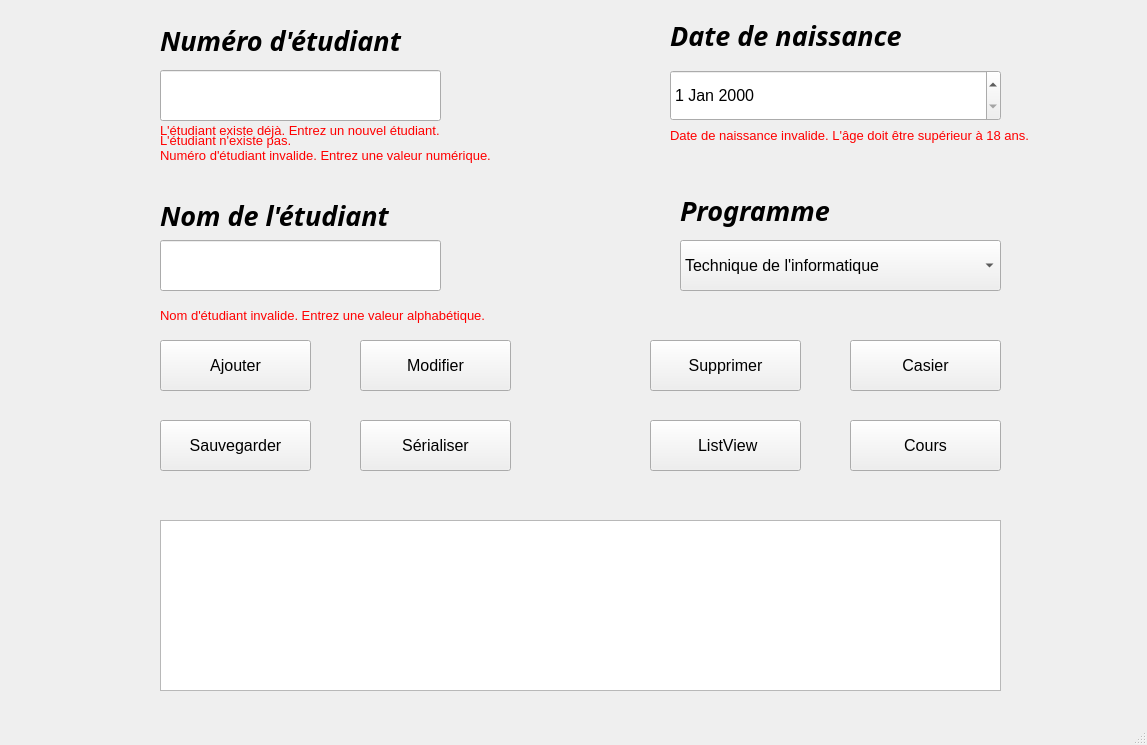
<?xml version="1.0" encoding="UTF-8"?>
<ui version="4.0">
 <class>MainWindow</class>
 <widget class="QMainWindow" name="MainWindow">
  <property name="geometry">
   <rect>
    <x>0</x>
    <y>0</y>
    <width>1147</width>
    <height>745</height>
   </rect>
  </property>
  <property name="windowTitle">
   <string>MainWindow</string>
  </property>
  <widget class="QWidget" name="centralwidget">
   <widget class="QPushButton" name="pushButton_ajouter">
    <property name="geometry">
     <rect>
      <x>160</x>
      <y>340</y>
      <width>151</width>
      <height>51</height>
     </rect>
    </property>
    <property name="font">
     <font>
      <pointsize>12</pointsize>
     </font>
    </property>
    <property name="text">
     <string>Ajouter</string>
    </property>
   </widget>
   <widget class="QLabel" name="label_numero">
    <property name="geometry">
     <rect>
      <x>160</x>
      <y>25</y>
      <width>271</width>
      <height>31</height>
     </rect>
    </property>
    <property name="font">
     <font>
      <family>Agency FB</family>
      <pointsize>20</pointsize>
      <weight>75</weight>
      <italic>true</italic>
      <bold>true</bold>
     </font>
    </property>
    <property name="text">
     <string>Numéro d'étudiant</string>
    </property>
   </widget>
   <widget class="QLineEdit" name="lineEdit_numero">
    <property name="geometry">
     <rect>
      <x>160</x>
      <y>70</y>
      <width>281</width>
      <height>51</height>
     </rect>
    </property>
    <property name="font">
     <font>
      <pointsize>12</pointsize>
      <italic>true</italic>
     </font>
    </property>
   </widget>
   <widget class="QTextBrowser" name="textBrowser_afficher">
    <property name="geometry">
     <rect>
      <x>160</x>
      <y>520</y>
      <width>841</width>
      <height>171</height>
     </rect>
    </property>
   </widget>
   <widget class="QLineEdit" name="lineEdit_nom">
    <property name="geometry">
     <rect>
      <x>160</x>
      <y>240</y>
      <width>281</width>
      <height>51</height>
     </rect>
    </property>
    <property name="font">
     <font>
      <pointsize>12</pointsize>
      <italic>true</italic>
     </font>
    </property>
   </widget>
   <widget class="QLabel" name="label_nom">
    <property name="geometry">
     <rect>
      <x>160</x>
      <y>200</y>
      <width>271</width>
      <height>31</height>
     </rect>
    </property>
    <property name="font">
     <font>
      <family>Agency FB</family>
      <pointsize>20</pointsize>
      <weight>75</weight>
      <italic>true</italic>
      <bold>true</bold>
     </font>
    </property>
    <property name="text">
     <string>Nom de l'étudiant</string>
    </property>
   </widget>
   <widget class="QLabel" name="label_erreur_numero">
    <property name="enabled">
     <bool>true</bool>
    </property>
    <property name="geometry">
     <rect>
      <x>160</x>
      <y>140</y>
      <width>441</width>
      <height>31</height>
     </rect>
    </property>
    <property name="font">
     <font>
      <pointsize>10</pointsize>
      <weight>50</weight>
      <bold>false</bold>
     </font>
    </property>
    <property name="text">
     <string>&lt;html&gt;&lt;head/&gt;&lt;body&gt;&lt;p&gt;&lt;span style=&quot; color:#ff0000;&quot;&gt; Numéro d'étudiant invalide. Entrez une valeur numérique.&lt;/span&gt;&lt;/p&gt;&lt;/body&gt;&lt;/html&gt;</string>
    </property>
   </widget>
   <widget class="QPushButton" name="pushButton_supprimer">
    <property name="geometry">
     <rect>
      <x>650</x>
      <y>340</y>
      <width>151</width>
      <height>51</height>
     </rect>
    </property>
    <property name="font">
     <font>
      <pointsize>12</pointsize>
     </font>
    </property>
    <property name="text">
     <string>Supprimer</string>
    </property>
   </widget>
   <widget class="QPushButton" name="pushButton_modifier">
    <property name="geometry">
     <rect>
      <x>360</x>
      <y>340</y>
      <width>151</width>
      <height>51</height>
     </rect>
    </property>
    <property name="font">
     <font>
      <pointsize>12</pointsize>
     </font>
    </property>
    <property name="text">
     <string>Modifier</string>
    </property>
   </widget>
   <widget class="QLabel" name="label_programme">
    <property name="geometry">
     <rect>
      <x>680</x>
      <y>190</y>
      <width>271</width>
      <height>41</height>
     </rect>
    </property>
    <property name="font">
     <font>
      <family>Agency FB</family>
      <pointsize>20</pointsize>
      <weight>75</weight>
      <italic>true</italic>
      <bold>true</bold>
     </font>
    </property>
    <property name="text">
     <string>Programme</string>
    </property>
   </widget>
   <widget class="QComboBox" name="comboBox_programme">
    <property name="geometry">
     <rect>
      <x>680</x>
      <y>240</y>
      <width>321</width>
      <height>51</height>
     </rect>
    </property>
    <property name="font">
     <font>
      <pointsize>12</pointsize>
     </font>
    </property>
    <item>
     <property name="text">
      <string>Technique de l'informatique</string>
     </property>
    </item>
    <item>
     <property name="text">
      <string>Sciences infirmières</string>
     </property>
    </item>
    <item>
     <property name="text">
      <string>Administration</string>
     </property>
    </item>
   </widget>
   <widget class="QPushButton" name="pushButton_sauvegarder">
    <property name="geometry">
     <rect>
      <x>160</x>
      <y>420</y>
      <width>151</width>
      <height>51</height>
     </rect>
    </property>
    <property name="font">
     <font>
      <pointsize>12</pointsize>
     </font>
    </property>
    <property name="text">
     <string>Sauvegarder</string>
    </property>
   </widget>
   <widget class="QPushButton" name="pushButton_afficher_listview">
    <property name="geometry">
     <rect>
      <x>650</x>
      <y>420</y>
      <width>151</width>
      <height>51</height>
     </rect>
    </property>
    <property name="font">
     <font>
      <pointsize>12</pointsize>
     </font>
    </property>
    <property name="text">
     <string> ListView</string>
    </property>
   </widget>
   <widget class="QDateEdit" name="dateEdit_DNaiss">
    <property name="geometry">
     <rect>
      <x>670</x>
      <y>70</y>
      <width>331</width>
      <height>51</height>
     </rect>
    </property>
    <property name="font">
     <font>
      <pointsize>12</pointsize>
     </font>
    </property>
   </widget>
   <widget class="QLabel" name="label_date_naiss">
    <property name="geometry">
     <rect>
      <x>670</x>
      <y>20</y>
      <width>271</width>
      <height>31</height>
     </rect>
    </property>
    <property name="font">
     <font>
      <family>Agency FB</family>
      <pointsize>20</pointsize>
      <weight>75</weight>
      <italic>true</italic>
      <bold>true</bold>
     </font>
    </property>
    <property name="text">
     <string>Date de naissance</string>
    </property>
   </widget>
   <widget class="QPushButton" name="pushButton_serealiser">
    <property name="geometry">
     <rect>
      <x>360</x>
      <y>420</y>
      <width>151</width>
      <height>51</height>
     </rect>
    </property>
    <property name="font">
     <font>
      <pointsize>12</pointsize>
     </font>
    </property>
    <property name="text">
     <string>Sérialiser</string>
    </property>
   </widget>
   <widget class="QLabel" name="label_erreur_nom">
    <property name="enabled">
     <bool>true</bool>
    </property>
    <property name="geometry">
     <rect>
      <x>160</x>
      <y>300</y>
      <width>441</width>
      <height>31</height>
     </rect>
    </property>
    <property name="font">
     <font>
      <pointsize>10</pointsize>
      <weight>50</weight>
      <bold>false</bold>
     </font>
    </property>
    <property name="text">
     <string>&lt;html&gt;&lt;head/&gt;&lt;body&gt;&lt;p&gt;&lt;span style=&quot; color:#ff0000;&quot;&gt;Nom d'étudiant invalide. Entrez une valeur alphabétique.&lt;/span&gt;&lt;/p&gt;&lt;/body&gt;&lt;/html&gt;</string>
    </property>
   </widget>
   <widget class="QLabel" name="label_erreur_date">
    <property name="enabled">
     <bool>true</bool>
    </property>
    <property name="geometry">
     <rect>
      <x>670</x>
      <y>120</y>
      <width>471</width>
      <height>31</height>
     </rect>
    </property>
    <property name="font">
     <font>
      <pointsize>10</pointsize>
      <weight>50</weight>
      <bold>false</bold>
     </font>
    </property>
    <property name="text">
     <string>&lt;html&gt;&lt;head/&gt;&lt;body&gt;&lt;p&gt;&lt;span style=&quot; color:#ff0000;&quot;&gt;Date de naissance invalide. L'âge doit être supérieur à 18 ans.&lt;/span&gt;&lt;/p&gt;&lt;/body&gt;&lt;/html&gt;</string>
    </property>
   </widget>
   <widget class="QLabel" name="label_erreur_Etu_Existe">
    <property name="geometry">
     <rect>
      <x>160</x>
      <y>120</y>
      <width>421</width>
      <height>21</height>
     </rect>
    </property>
    <property name="font">
     <font>
      <pointsize>10</pointsize>
     </font>
    </property>
    <property name="text">
     <string>&lt;html&gt;&lt;head/&gt;&lt;body&gt;&lt;p&gt;&lt;span style=&quot; color:#ff0000;&quot;&gt;L'étudiant existe déjà. Entrez un nouvel étudiant.&lt;/span&gt;&lt;/p&gt;&lt;/body&gt;&lt;/html&gt;</string>
    </property>
   </widget>
   <widget class="QLabel" name="label_erreur_Etu_Inexistant">
    <property name="geometry">
     <rect>
      <x>160</x>
      <y>130</y>
      <width>421</width>
      <height>21</height>
     </rect>
    </property>
    <property name="font">
     <font>
      <pointsize>10</pointsize>
     </font>
    </property>
    <property name="text">
     <string>&lt;html&gt;&lt;head/&gt;&lt;body&gt;&lt;p&gt;&lt;span style=&quot; color:#ff0000;&quot;&gt;L'étudiant n'existe pas.&lt;/span&gt;&lt;/p&gt;&lt;/body&gt;&lt;/html&gt;</string>
    </property>
   </widget>
   <widget class="QLabel" name="label_erreur_fichier">
    <property name="geometry">
     <rect>
      <x>460</x>
      <y>480</y>
      <width>271</width>
      <height>31</height>
     </rect>
    </property>
    <property name="font">
     <font>
      <pointsize>10</pointsize>
     </font>
    </property>
    <property name="autoFillBackground">
     <bool>true</bool>
    </property>
    <property name="text">
     <string>&lt;html&gt;&lt;head/&gt;&lt;body&gt;&lt;p&gt;&lt;br/&gt;&lt;/p&gt;&lt;/body&gt;&lt;/html&gt;</string>
    </property>
    <property name="textFormat">
     <enum>Qt::RichText</enum>
    </property>
    <property name="scaledContents">
     <bool>false</bool>
    </property>
    <property name="wordWrap">
     <bool>false</bool>
    </property>
   </widget>
   <widget class="QPushButton" name="pushButton_cas_open">
    <property name="geometry">
     <rect>
      <x>850</x>
      <y>340</y>
      <width>151</width>
      <height>51</height>
     </rect>
    </property>
    <property name="font">
     <font>
      <pointsize>12</pointsize>
     </font>
    </property>
    <property name="text">
     <string>Casier</string>
    </property>
   </widget>
   <widget class="QPushButton" name="pushButton_cours_open">
    <property name="geometry">
     <rect>
      <x>850</x>
      <y>420</y>
      <width>151</width>
      <height>51</height>
     </rect>
    </property>
    <property name="font">
     <font>
      <pointsize>12</pointsize>
     </font>
    </property>
    <property name="text">
     <string>Cours</string>
    </property>
   </widget>
  </widget>
  <widget class="QMenuBar" name="menubar">
   <property name="geometry">
    <rect>
     <x>0</x>
     <y>0</y>
     <width>1147</width>
     <height>21</height>
    </rect>
   </property>
  </widget>
  <widget class="QStatusBar" name="statusbar"/>
 </widget>
 <tabstops>
  <tabstop>pushButton_ajouter</tabstop>
  <tabstop>lineEdit_numero</tabstop>
 </tabstops>
 <resources/>
 <connections/>
</ui>
